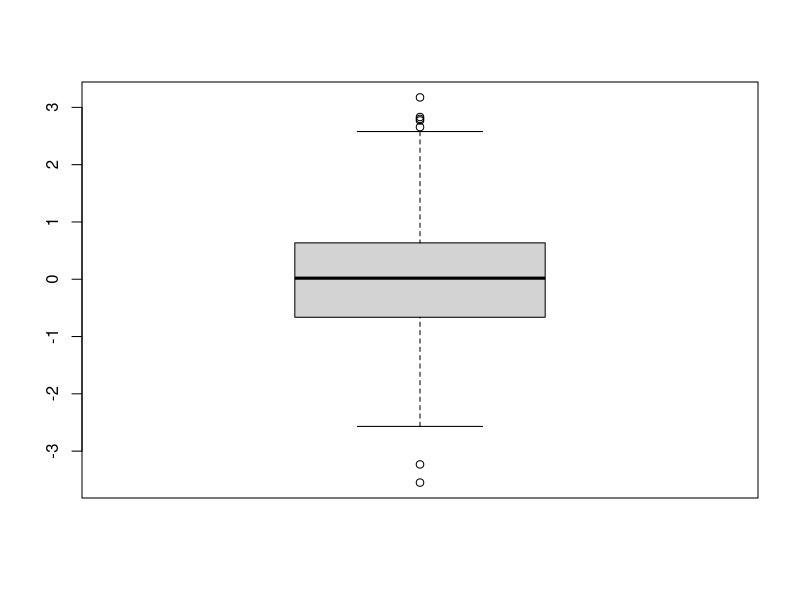
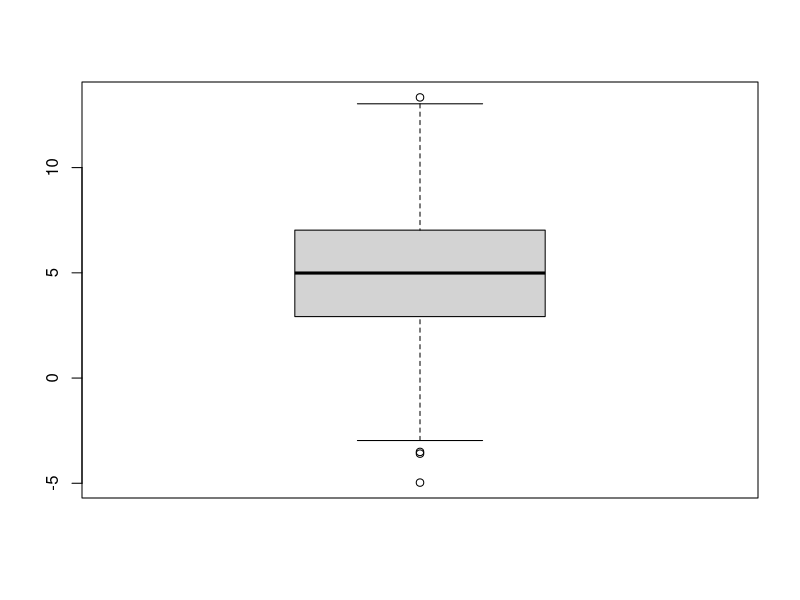
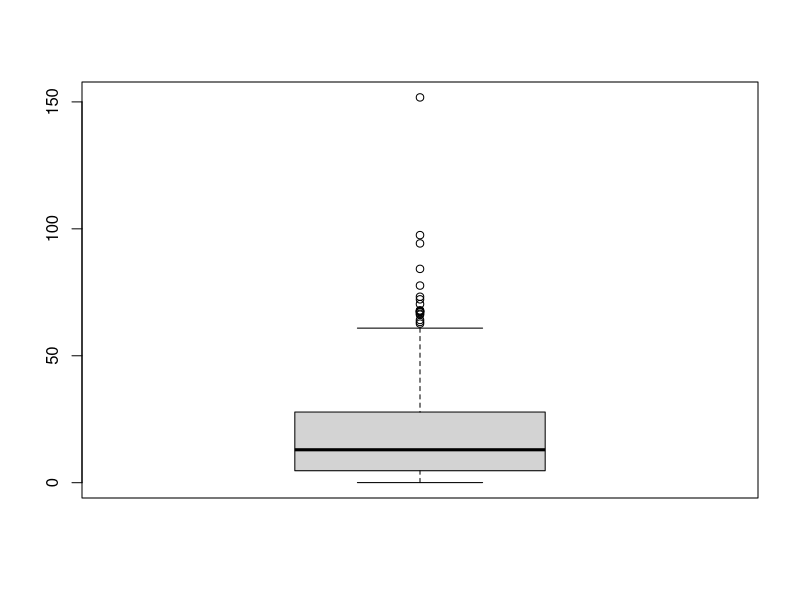

Write the R code that produced these figures, in order.
#1
rnorm(1000)
rnorm(1000, mean = 5, sd=3)
uno <- rnorm(1000)
boxplot(uno)
dos <- rnorm(1000, mean = 5, sd=3)
boxplot(dos)
#2
#a
rexp(500, rate=1/20)
expo <- rexp(500, rate=1/20)
mean(expo)
#b


#c
boxplot(expo)
